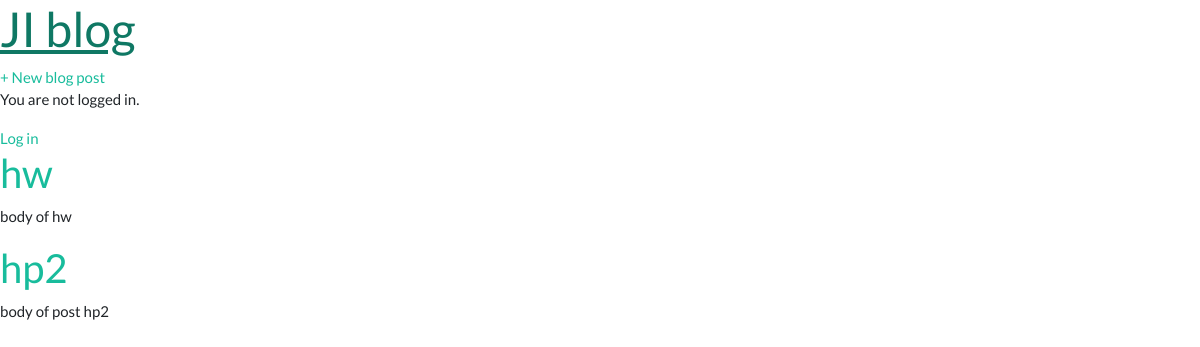
Before: / with the older database file.
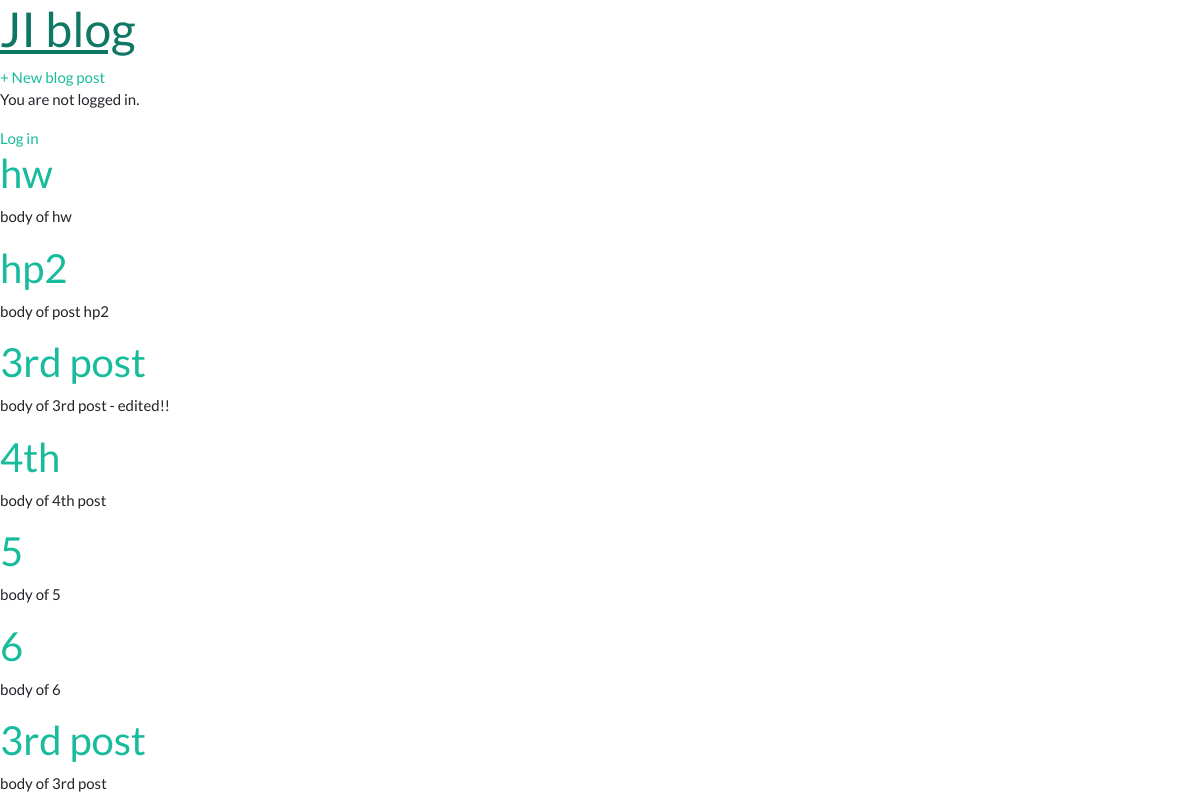
After: the same page with the newer database file.
### blog/models.py (models this page shows, shortened)
class Post(models.Model):
	title = models.CharField(max_length=200)
	author = models.ForeignKey(
		'auth.User',
		on_delete=models.CASCADE,
	)
	body = models.TextField()

### blog/views.py (the view)
# urls.py: path('', BlogListView.as_view(), name='home'),
class BlogListView(ListView):
	model = Post
	template_name = 'home.html'

### templates/home.html
{% extends 'base.html' %}
{% block content %}
  {% for post in object_list %}
   <div class="post-entry">
    <h2><a href="{% url 'post_detail' post.pk %}">{{ post.title }}</a></h2>
    <p>{{ post.body }}</p>
   </div>
{% endfor %}
{% endblock content %}

### templates/base.html (shortened to what this page needs)
{% load static %}
<html>
 <head>
  <link href="{% static 'base.css' %}" rel="stylesheet">
 </head>
 <body>
  <div>
   <header>
    <div class="nav-left">
     <h1><a href="{% url 'home' %}">JI blog</a></h1>
    </div>
    <div class="nav-right">
      <a href="{% url 'post_new' %}">+ New blog post</a>
    </div>
   </header>
    {% if user.is_authenticated %}
     <p>Hi {{ user.username }}!</p>
     <p><a href="{% url 'logout' %}">Log out</a></p>
     {% else %}
     <p>You are not logged in.</p>
     <a href="{% url 'login' %}">Log in</a>
    {% endif %}
   {% block content %}
   {% endblock content %}
  </div>
 </body>
</html>

Changed rows visible on the page:
added Post: title "3rd post", body "body of 3rd post - edited!!"
added Post: title "4th", body "body of 4th post"
added Post: title "5", body "body of 5"
added Post: title "6", body "body of 6"
added Post: title "3rd post", body "body of 3rd post"
